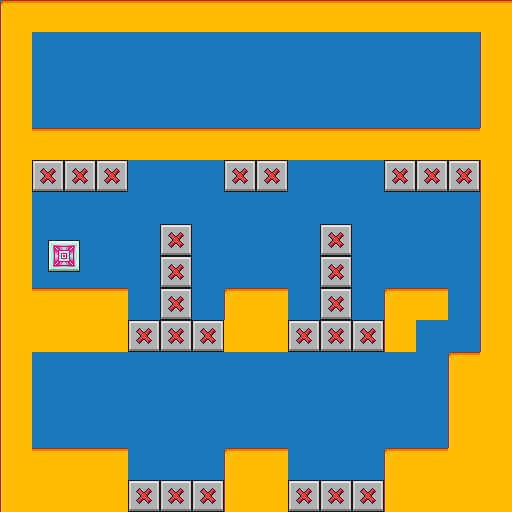

Below is a game level as drawn by its tile map, then a one-line description and the .tmx file that defines it, in full:
An orthogonal 16x16 tile map with 32x32 px tiles, 2 tile layers (background, foreground), 4 tilesets and 23 objects.

<map version="1.10" tiledversion="1.10.2" orientation="orthogonal" renderorder="right-down" width="16" height="16" tilewidth="32" tileheight="32" infinite="0" nextlayerid="7" nextobjectid="37">
 <editorsettings>
  <export target="../map_8.lua" format="lua" />
 </editorsettings>
 <tileset firstgid="1" name="dark-bluegrey" tilewidth="32" tileheight="32" tilecount="36" columns="6">
  <image source="../../sprites/dark-bluegrey.png" width="192" height="192" />
 </tileset>
 <tileset firstgid="37" name="light-gold" tilewidth="32" tileheight="32" tilecount="36" columns="6">
  <image source="../../sprites/light-gold.png" width="192" height="192" />
 </tileset>
 <tileset firstgid="73" name="exit_block" tilewidth="32" tileheight="32" tilecount="9" columns="3">
  <image source="../../sprites/exit_block.png" width="96" height="96" />
 </tileset>
 <tileset firstgid="82" name="death_block" tilewidth="32" tileheight="32" tilecount="9" columns="3">
  <image source="../../sprites/death_block.png" width="96" height="96" />
 </tileset>
 <layer id="1" name="background" width="16" height="16">
  <data encoding="csv">
22,22,22,22,22,22,22,22,22,22,22,22,22,22,22,22,
22,22,22,22,22,22,22,22,22,22,22,22,22,22,22,22,
22,22,22,22,22,22,22,22,22,22,22,22,22,22,22,22,
22,22,22,22,22,22,22,22,22,22,22,22,22,22,22,22,
22,22,22,22,22,22,22,22,22,22,22,22,22,22,22,22,
22,22,22,22,22,22,22,22,22,22,22,22,22,22,22,22,
22,22,22,22,22,22,22,22,22,22,22,22,22,22,22,22,
22,22,22,22,22,22,22,22,22,22,22,22,22,22,22,22,
22,22,22,22,22,22,22,22,22,22,22,22,22,22,22,22,
22,22,22,22,22,22,22,22,22,22,22,22,22,22,22,22,
22,22,22,22,22,22,22,22,22,22,22,22,22,22,22,22,
22,22,22,22,22,22,22,22,22,22,22,22,22,22,22,22,
22,22,22,22,22,22,22,22,22,22,22,22,22,22,22,22,
22,22,22,22,22,22,22,22,22,22,22,22,22,22,22,22,
22,22,22,22,22,22,22,22,22,22,22,22,22,22,22,22,
22,22,22,22,22,22,22,22,22,22,22,22,22,22,22,22
</data>
 </layer>
 <layer id="2" name="foreground" width="16" height="16">
  <data encoding="csv">
37,40,40,40,40,40,40,40,40,40,40,40,40,40,40,40,
55,0,0,0,0,0,0,0,0,0,0,0,0,0,0,55,
55,0,0,0,0,0,0,0,0,0,0,0,0,0,0,55,
55,0,0,0,0,0,0,0,0,0,0,0,0,0,0,55,
55,40,40,40,40,40,40,40,40,40,40,40,40,40,40,58,
55,82,82,82,0,0,0,82,82,0,0,0,82,82,82,55,
55,0,0,0,0,0,0,0,0,0,0,0,0,0,0,55,
55,77,78,0,0,82,0,0,0,0,82,0,0,0,0,55,
55,80,81,0,0,82,0,0,0,0,82,0,0,0,0,55,
55,40,40,40,0,82,0,37,40,0,82,0,37,40,0,55,
55,58,58,58,82,82,82,58,58,82,82,82,55,0,0,55,
55,0,0,0,0,0,0,0,0,0,0,0,0,0,37,58,
55,0,0,0,0,0,0,0,0,0,0,0,0,0,55,58,
55,0,0,0,0,0,0,0,0,0,0,0,0,0,55,58,
55,40,40,40,0,0,0,37,40,0,0,0,37,40,58,58,
55,58,58,58,82,82,82,55,58,82,82,82,55,58,58,58
</data>
 </layer>
 <objectgroup id="3" name="exit">
  <object id="35" x="48" y="240" width="32" height="32" />
 </objectgroup>
 <objectgroup id="4" name="player">
  <object id="2" x="40" y="432" width="16" height="16" />
 </objectgroup>
 <objectgroup id="5" name="platforms">
  <object id="3" x="0" y="0" width="512" height="32" />
  <object id="4" x="384" y="448" width="128" height="64" />
  <object id="5" x="480" y="32" width="32" height="416" />
  <object id="6" x="0" y="32" width="32" height="416" />
  <object id="13" x="224" y="448" width="64" height="64" />
  <object id="14" x="0" y="448" width="128" height="64" />
  <object id="20" x="448" y="352" width="32" height="96" />
  <object id="21" x="32" y="288" width="96" height="64" />
  <object id="22" x="224" y="288" width="64" height="64" />
  <object id="23" x="384" y="288" width="64" height="32" />
  <object id="24" x="384" y="320" width="32" height="32" />
  <object id="25" x="32" y="128" width="448" height="32" />
 </objectgroup>
 <objectgroup id="6" name="death_blocks">
  <object id="16" x="288" y="480" width="96" height="32" />
  <object id="17" x="128" y="480" width="96" height="32" />
  <object id="18" x="128" y="320" width="96" height="32" />
  <object id="19" x="288" y="320" width="96" height="32" />
  <object id="26" x="320" y="224" width="32" height="96" />
  <object id="27" x="160" y="224" width="32" height="96" />
  <object id="28" x="32" y="160" width="96" height="32" />
  <object id="34" x="384" y="160" width="96" height="32" />
  <object id="36" x="224" y="160" width="64" height="32" />
 </objectgroup>
</map>